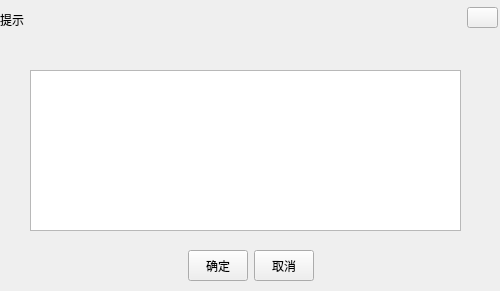
<?xml version="1.0" encoding="UTF-8"?>
<ui version="4.0">
 <class>CommonDialog</class>
 <widget class="QDialog" name="CommonDialog">
  <property name="geometry">
   <rect>
    <x>0</x>
    <y>0</y>
    <width>500</width>
    <height>291</height>
   </rect>
  </property>
  <property name="windowTitle">
   <string>Dialog</string>
  </property>
  <widget class="QLabel" name="title_Label">
   <property name="geometry">
    <rect>
     <x>0</x>
     <y>0</y>
     <width>500</width>
     <height>40</height>
    </rect>
   </property>
   <property name="text">
    <string>提示</string>
   </property>
  </widget>
  <widget class="QToolButton" name="closeBtn">
   <property name="geometry">
    <rect>
     <x>467</x>
     <y>7</y>
     <width>31</width>
     <height>21</height>
    </rect>
   </property>
   <property name="cursor">
    <cursorShape>PointingHandCursor</cursorShape>
   </property>
   <property name="text">
    <string/>
   </property>
  </widget>
  <widget class="QTextBrowser" name="textBrowser">
   <property name="geometry">
    <rect>
     <x>30</x>
     <y>70</y>
     <width>431</width>
     <height>161</height>
    </rect>
   </property>
  </widget>
  <widget class="QWidget" name="layoutWidget">
   <property name="geometry">
    <rect>
     <x>0</x>
     <y>250</y>
     <width>501</width>
     <height>31</height>
    </rect>
   </property>
   <layout class="QHBoxLayout" name="horizontalLayout">
    <item>
     <spacer name="horizontalSpacer">
      <property name="orientation">
       <enum>Qt::Horizontal</enum>
      </property>
      <property name="sizeHint" stdset="0">
       <size>
        <width>40</width>
        <height>20</height>
       </size>
      </property>
     </spacer>
    </item>
    <item>
     <widget class="QToolButton" name="okBtn">
      <property name="sizePolicy">
       <sizepolicy hsizetype="Preferred" vsizetype="Preferred">
        <horstretch>0</horstretch>
        <verstretch>0</verstretch>
       </sizepolicy>
      </property>
      <property name="minimumSize">
       <size>
        <width>60</width>
        <height>24</height>
       </size>
      </property>
      <property name="font">
       <font>
        <family>Microsoft YaHei UI Light Light</family>
       </font>
      </property>
      <property name="cursor">
       <cursorShape>PointingHandCursor</cursorShape>
      </property>
      <property name="styleSheet">
       <string notr="true"/>
      </property>
      <property name="text">
       <string>确定</string>
      </property>
     </widget>
    </item>
    <item>
     <widget class="QToolButton" name="cancelBtn">
      <property name="sizePolicy">
       <sizepolicy hsizetype="Preferred" vsizetype="Preferred">
        <horstretch>0</horstretch>
        <verstretch>0</verstretch>
       </sizepolicy>
      </property>
      <property name="minimumSize">
       <size>
        <width>60</width>
        <height>24</height>
       </size>
      </property>
      <property name="font">
       <font>
        <family>Microsoft YaHei UI Light Light</family>
       </font>
      </property>
      <property name="cursor">
       <cursorShape>PointingHandCursor</cursorShape>
      </property>
      <property name="styleSheet">
       <string notr="true"/>
      </property>
      <property name="text">
       <string>取消</string>
      </property>
     </widget>
    </item>
    <item>
     <spacer name="horizontalSpacer_2">
      <property name="orientation">
       <enum>Qt::Horizontal</enum>
      </property>
      <property name="sizeHint" stdset="0">
       <size>
        <width>40</width>
        <height>20</height>
       </size>
      </property>
     </spacer>
    </item>
   </layout>
  </widget>
  <zorder>layoutWidget</zorder>
  <zorder>title_Label</zorder>
  <zorder>textBrowser</zorder>
  <zorder>closeBtn</zorder>
 </widget>
 <resources/>
 <connections/>
</ui>
